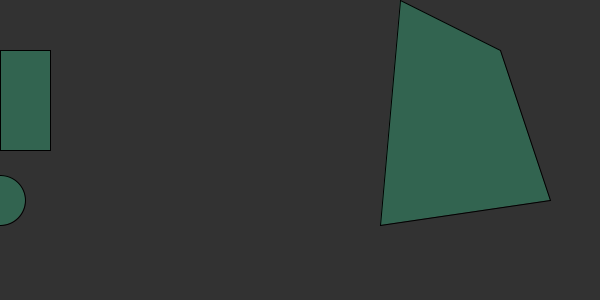
Frame 1 (no input)
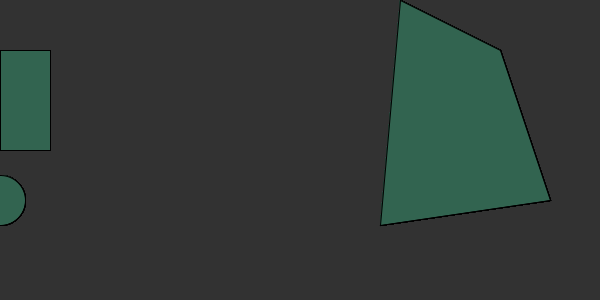
Frame 60 (the mouse pressed at the canvas centre just before this capture)
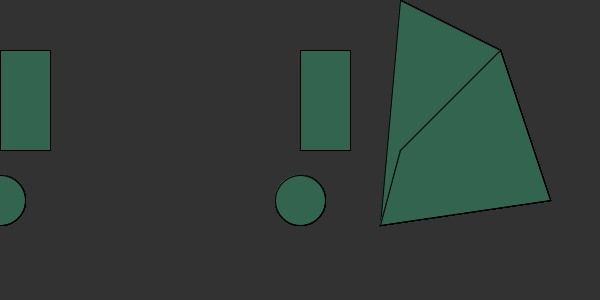
Frame 120 (the mouse held since frame 60 and released just before this capture)

The Processing sketch that drew these frames (run headless with seeded random() and noise(); from frame 60 on, the mouse is pressed at the canvas centre):

// Processing sketch: processing_88012
// ── processing_88012.pde

int RED = 50;
int GREEN = 50;
int BLUE = 50;

void setup(){
  size(600, 300);
  background(RED, GREEN, BLUE);
}

void draw(){
  fill(RED, 100, 80);
  rect(mouseX, 50, 50, 100);
  ellipse(mouseX, 200, 50, 50);
  quad(400, mouseY, 500, 50, 550, 200, 380, 225);
  
  stroke(0);
}
